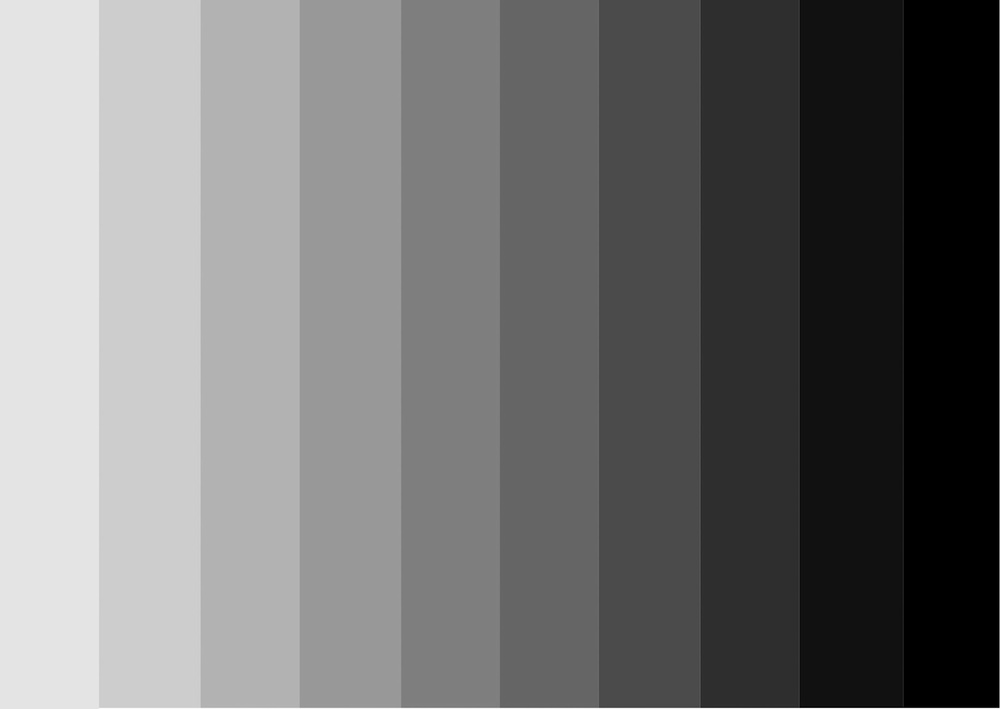
#> input picture ch4-3图像阈值/grey-gradient.jpg, 1000 x 709 px
$ python SimpleThreshold.py
#> lines starting #> are read from the running program, lines starting #| are printed output that depends on the picture; after the words box and inside, x2 and y2 are one past the last pixel; in counts of white or black regions, pixels touching at a corner belong together
import cv2 as cv
import numpy as np
from matplotlib import pyplot as plt

# 读入灰度图
img = cv.imread('grey-gradient.jpg',0)
#> img is the input picture: shape (709, 1000); min 0, max 250, mean 113.2
cv.imshow('original',img)


# 第一个参数是源图像，它**应该是灰度图像**。第二个参数是阈值，用于对像素值进行分类。第三个参数是分配给超过阈值的像素值的最大值。OpenCV提供了不同类型的阈值，这由函数的第四个参数给出。
# 该方法返回两个输出。第一个是使用的阈值，第二个输出是**阈值后的图像**。
ret,thresh1 = cv.threshold(img,127,255,cv.THRESH_BINARY)
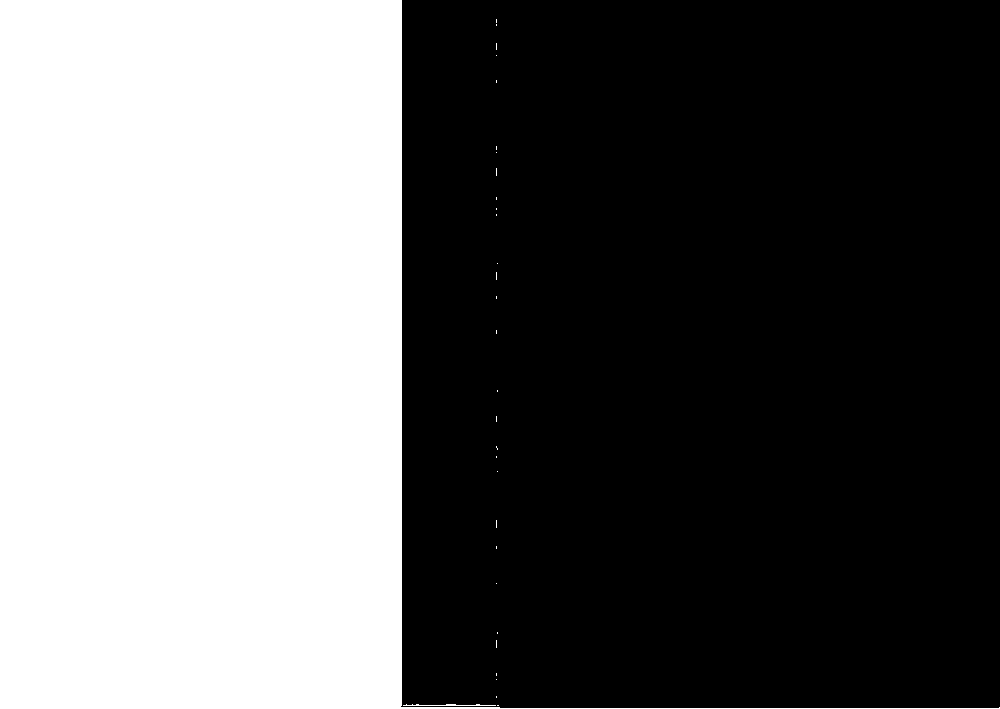
#> thresh1: shape (709, 1000); 40.3% white; 31 white regions (29 under 20 px), largest, box (x1, y1, x2, y2) and area: (0, 0, 1000, 709) 285714, (403, 704, 496, 706) 112
ret,thresh2 = cv.threshold(img,127,255,cv.THRESH_BINARY_INV)
ret,thresh3 = cv.threshold(img,127,255,cv.THRESH_TRUNC)
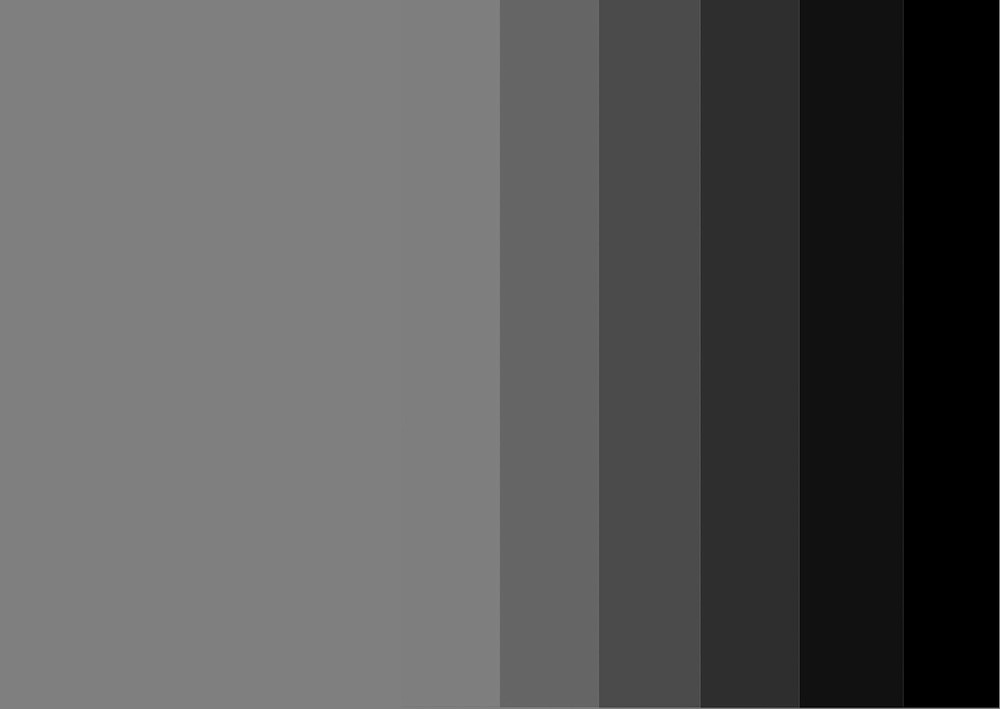
#> thresh3: shape (709, 1000); min 0, max 127, mean 87.6
ret,thresh4 = cv.threshold(img,127,255,cv.THRESH_TOZERO)
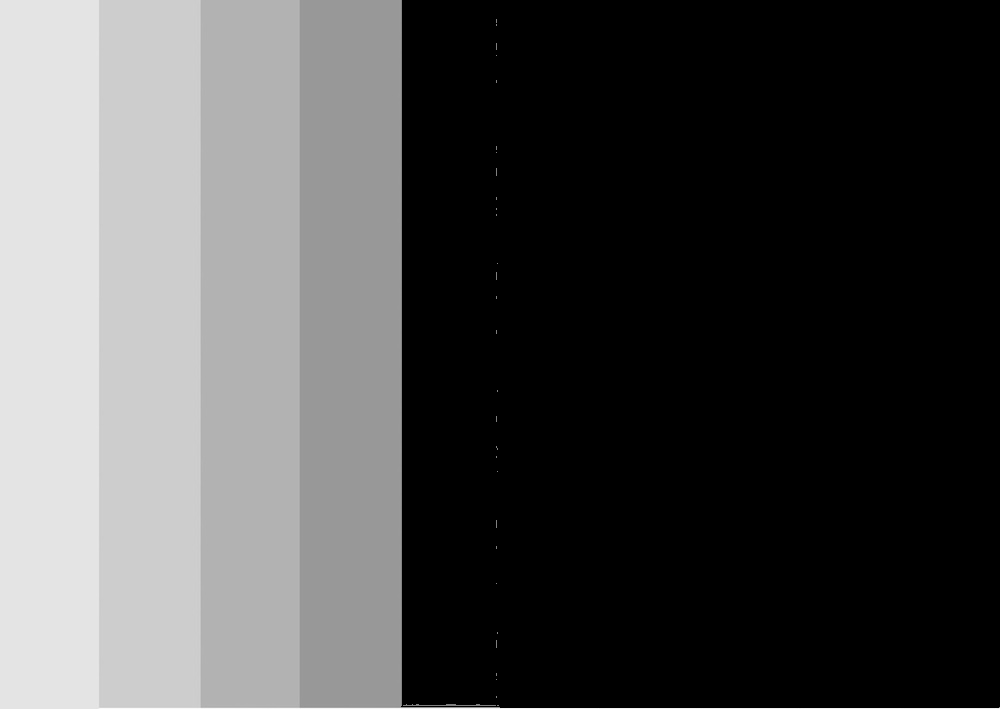
#> thresh4: shape (709, 1000); min 0, max 250, mean 76.9
ret,thresh5 = cv.threshold(img,127,255,cv.THRESH_TOZERO_INV)
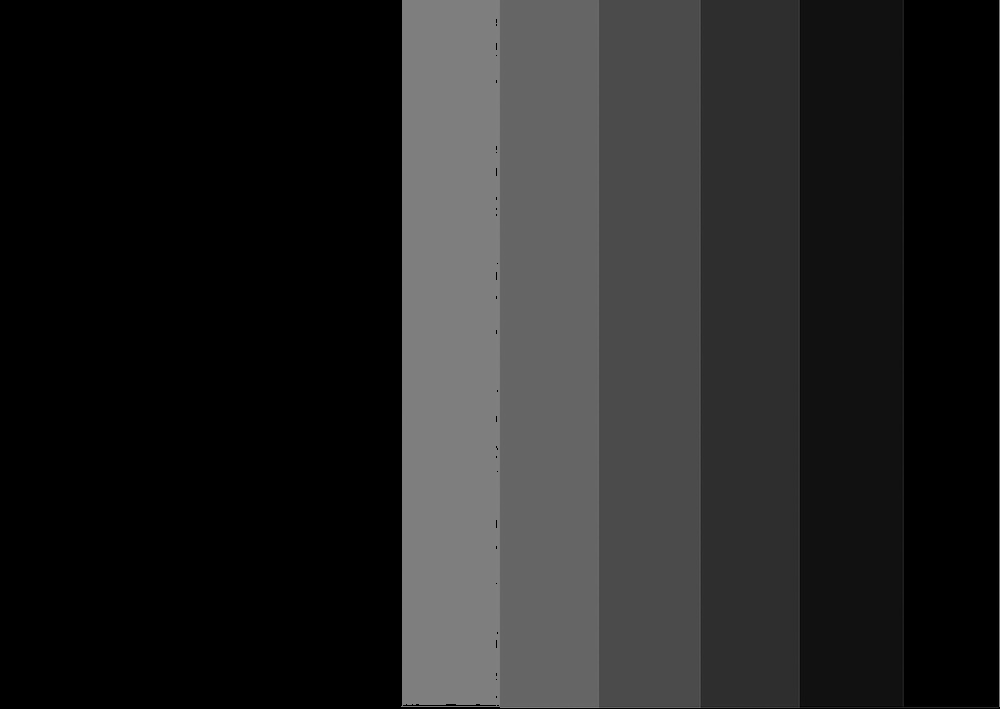
#> thresh5: shape (709, 1000); min 0, max 127, mean 36.4
titles = ['Original Image','BINARY','BINARY_INV','TRUNC','TOZERO','TOZERO_INV']
images = [img, thresh1, thresh2, thresh3, thresh4, thresh5]
for i in range(6):
    plt.subplot(2,3,i+1),plt.imshow(images[i],'gray')
    plt.title(titles[i])
    plt.xticks([]),plt.yticks([])
plt.show()
